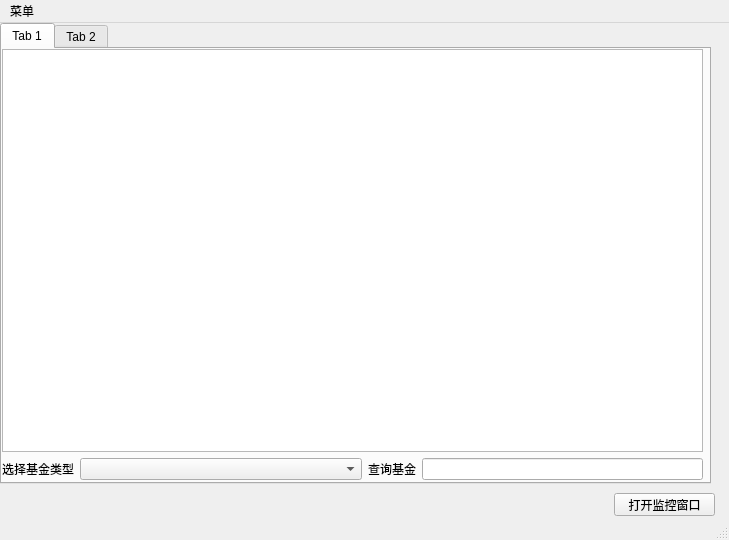
<?xml version="1.0" encoding="UTF-8"?>
<ui version="4.0">
 <class>MainWindow</class>
 <widget class="QMainWindow" name="MainWindow">
  <property name="windowModality">
   <enum>Qt::NonModal</enum>
  </property>
  <property name="geometry">
   <rect>
    <x>0</x>
    <y>0</y>
    <width>729</width>
    <height>540</height>
   </rect>
  </property>
  <property name="windowTitle">
   <string>MainWindow</string>
  </property>
  <widget class="QWidget" name="centralwidget">
   <widget class="QPushButton" name="btnOpenKeepMarketWindow">
    <property name="geometry">
     <rect>
      <x>614</x>
      <y>470</y>
      <width>101</width>
      <height>23</height>
     </rect>
    </property>
    <property name="text">
     <string>打开监控窗口</string>
    </property>
   </widget>
   <widget class="QTabWidget" name="tabWidget">
    <property name="geometry">
     <rect>
      <x>0</x>
      <y>0</y>
      <width>711</width>
      <height>461</height>
     </rect>
    </property>
    <property name="currentIndex">
     <number>0</number>
    </property>
    <widget class="QWidget" name="tab">
     <attribute name="title">
      <string>Tab 1</string>
     </attribute>
     <widget class="QWidget" name="verticalLayoutWidget">
      <property name="geometry">
       <rect>
        <x>0</x>
        <y>0</y>
        <width>701</width>
        <height>431</height>
       </rect>
      </property>
      <layout class="QVBoxLayout" name="verticalLayout">
       <item>
        <layout class="QFormLayout" name="formLayout">
         <item row="0" column="0" colspan="2">
          <widget class="QTableWidget" name="fundTable"/>
         </item>
        </layout>
       </item>
       <item>
        <layout class="QHBoxLayout" name="horizontalLayout" stretch="0,5,0,5">
         <item>
          <widget class="QLabel" name="label">
           <property name="text">
            <string>选择基金类型</string>
           </property>
          </widget>
         </item>
         <item>
          <widget class="QComboBox" name="cobFundType"/>
         </item>
         <item>
          <widget class="QLabel" name="label_2">
           <property name="text">
            <string>查询基金</string>
           </property>
          </widget>
         </item>
         <item>
          <widget class="QLineEdit" name="leditFindFund"/>
         </item>
        </layout>
       </item>
      </layout>
     </widget>
    </widget>
    <widget class="QWidget" name="tab_2">
     <attribute name="title">
      <string>Tab 2</string>
     </attribute>
    </widget>
   </widget>
  </widget>
  <widget class="QMenuBar" name="menubar">
   <property name="geometry">
    <rect>
     <x>0</x>
     <y>0</y>
     <width>729</width>
     <height>23</height>
    </rect>
   </property>
   <widget class="QMenu" name="menu">
    <property name="title">
     <string>菜单</string>
    </property>
    <addaction name="actUpdataFund"/>
   </widget>
   <addaction name="menu"/>
  </widget>
  <widget class="QStatusBar" name="statusbar"/>
  <action name="actUpdataFund">
   <property name="text">
    <string>更新基金信息</string>
   </property>
   <property name="shortcut">
    <string>U</string>
   </property>
  </action>
 </widget>
 <resources/>
 <connections/>
</ui>
